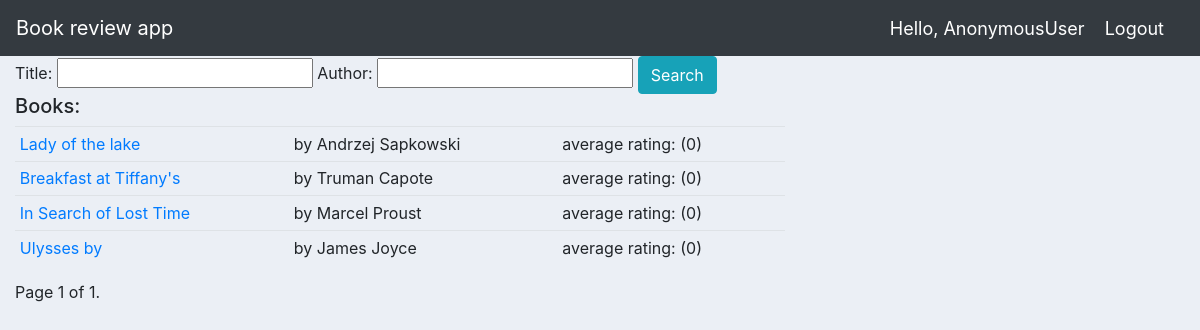
Before: / with the older database file.
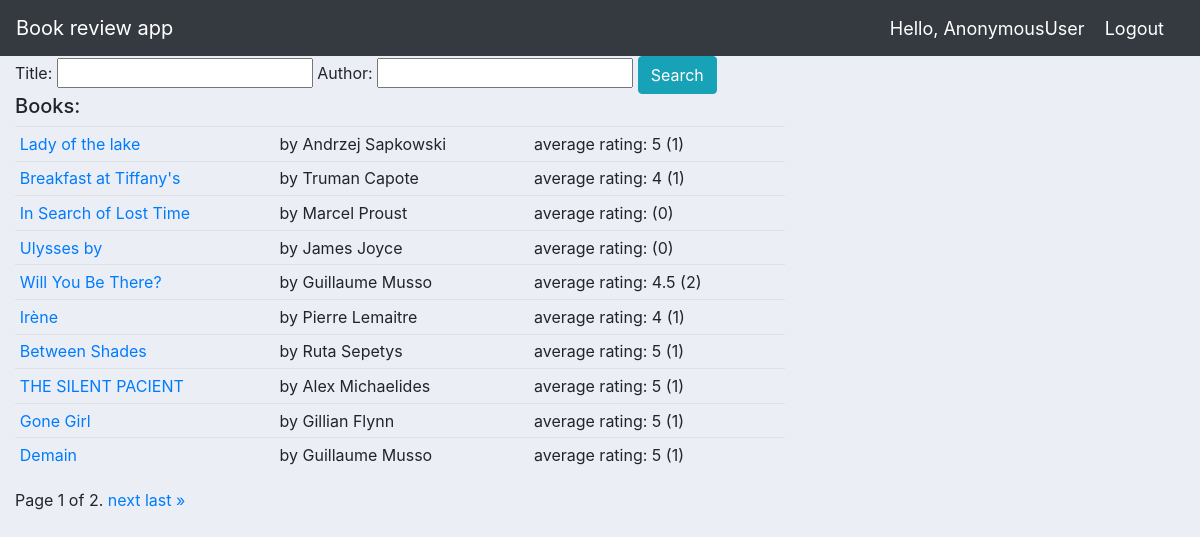
After: the same page with the newer database file.
### reviews/models.py (models this page shows, shortened)
class Book(models.Model):
    name = models.CharField(max_length=200)
    image= models.ImageField(default='default.jpg', upload_to='profile_pics',null=True,blank=True)
    author = models.CharField(max_length=200)
    resume = models.TextField(null=True,blank=True)
    publication_year = models.DateTimeField()
    def average_rating(self):
        return self.review_set.aggregate(Avg('rating'))['rating__avg']
    def get_all_reviews(self):
        return self.review_set.count()
    def __str__(self):
        return self.name

### reviews/views.py (the view)
# urls.py: path('', BookList, name='book_list'),
def BookList(request):
    books = Book.objects.all()
    myFilter= MyModelFilter(request.GET,queryset=books)
    books=myFilter.qs
    paginator = Paginator(books, 10)
    page_number = request.GET.get('page')
    page_obj = paginator.get_page(page_number)
    context = {
        'books':page_obj,
        'myFilter':myFilter,
    }
    return render(request, 'reviews/book_list.html',context)

### reviews/templates/reviews/book_list.html (shortened to what this page needs)
{% extends 'reviews/main.html' %}
{% block content %}
<div class="row">
	<div class="col-md-8">
        <div >
                <form method="get">
                        {{myFilter.form}}
                <button class="btn btn-info" type="submit">Search</button>
                </form>
        </div>
        <h5>Books:</h5>
        <table class="table table-sm">
{% for book in books %}
<tr>
<td><a href="{% url 'book_detail' book.id %}">{{book}}</a> </td>
<td>by {{book.author}}</td>
<td>average rating: {{ book.average_rating | floatformat }}  ({{book.get_all_reviews}})</td>
</tr>
{% endfor %}
</table>
<div class="pagination">
        <span class="step-links">
            <span class="current">
                Page {{ books.number }} of {{ books.paginator.num_pages }}.
            </span>
            {% if books.has_next %}
                <a href="?page={{ books.next_page_number }}">next</a>
                <a href="?page={{ books.paginator.num_pages }}">last &raquo;</a>
            {% endif %}
        </span>
    </div>
</div>
{% endblock %}

### reviews/templates/reviews/main.html (shortened to what this page needs)
{% load static %}
<!DOCTYPE html>
<html>
<head>
	<link rel="stylesheet" href="https://stackpath.bootstrapcdn.com/bootstrap/4.3.1/css/bootstrap.min.css">
    <link rel="stylesheet" type="text/css" href="{% static '/css/main.css' %}">
</head>
<body>
	{%  include 'reviews/navbar.html' %}
	<div class="container-fluid">
	{% block content %}
	{% endblock %}
</div>
</body>
</html>

### reviews/templates/reviews/navbar.html (shortened to what this page needs)
{% load static %}
<nav class="navbar navbar-expand-lg navbar-dark bg-dark">
    <a class="navbar-brand" href="#"> Book review app</a>
    <span class="hello-msg">Hello, {{request.user}}</span>
    <span ><a class="hello-msg" href="{% url 'logout' %}">Logout</a></span>
  </nav>

### static/css/main.css (style rules this page uses)
body { background-color: #ebeff5; }

### reviews/templates/reviews/navbar.html (style rules this page uses)
.hello-msg { font-size: 18px; color: #fff; margin-right: 20px; }

Changed rows visible on the page:
shown differently, row unchanged: Book "Lady of the lake": average_rating (not shown) → "5"; get_all_reviews "0" → "1"
shown differently, row unchanged: Book "Breakfast at Tiffany's": average_rating (not shown) → "4"; get_all_reviews "0" → "1"
added Book: name "Will You Be There?", author "Guillaume Musso", average_rating "4.5", get_all_reviews "2"
added Book: name "Irène", author "Pierre Lemaitre", average_rating "4", get_all_reviews "1"
added Book: name "Between Shades", author "Ruta Sepetys", average_rating "5", get_all_reviews "1"
added Book: name "THE SILENT PACIENT", author "Alex Michaelides", average_rating "5", get_all_reviews "1"
added Book: name "Gone Girl", author "Gillian Flynn", average_rating "5", get_all_reviews "1"
added Book: name "Demain", author "Guillaume Musso", average_rating "5", get_all_reviews "1"
Other visible differences:
{{ books.paginator.num_pages }}: "1" → "2"
text now shown: "next last »"
